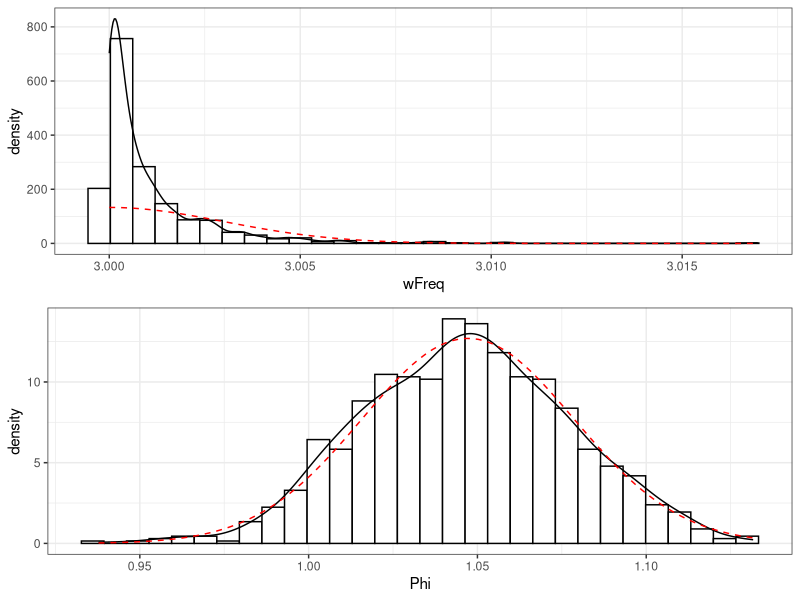
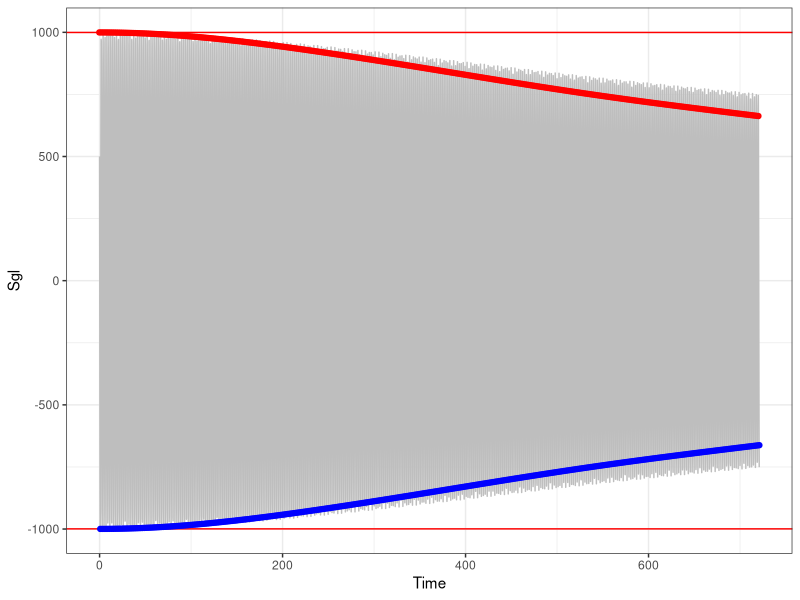
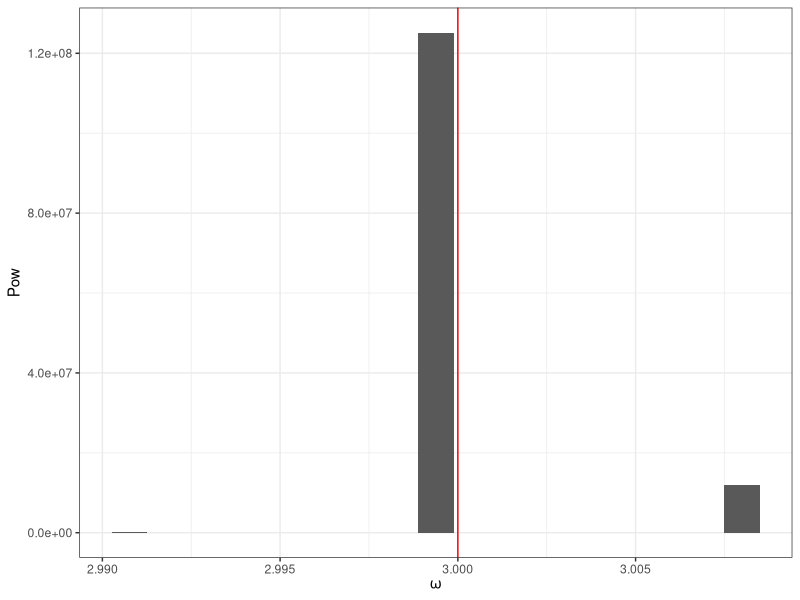

The R source for these figures, in order:
library(dplyr); library(plyr)
library(ggplot2)
library(cowplot)

.hist_plot <- function(x, x0, name){
  require(quantmod)
  hist(x, freq=FALSE, main = paste("Histogram of ", name), xlab=name)
  dx = density(x,adjust = 2)
  xm = dx$x[findPeaks(dx$y)[1]]
  lines(dx)
  lines(density(rnorm(length(x), x0, sd(x)),adjust=2),col="red", lty=2)
  legend("topright",lty=c(1,2),col=c("black","red"), legend = c("density","Gauss"))
  # abline(v=c(xm,x0), lty=c(1,2), col=c("black","red"))
  # legend("top", bty="n",
  #        legend=bquote(frac(x[b]-x[s],x[s])~"="~.(formatC((xm-x0)/x0*100,2,format="e"))~"%")
  # )
}
.gghist_plot <- function(df, name){
  ggplot(df, aes_string(name)) +
    geom_histogram(aes(y=..density..), fill="white", color="black") +
    geom_density() + 
    stat_function(fun=dnorm, 
                  args=list(mean=attr(df[,name],"Synch"), 
                            sd=attr(df[,name],"SD")), 
                  col="red", lty=2) +
    theme_bw()
}
skewedDistFunc <- function(n, mu, sd, skew){
  w = rweibull(np, mu+skew,sd)
  mu-mean(w)+w
}
bimodalDistFunc <- function (n,cpct, mu1, mu2, sig1, sig2) {
  y0 <- rnorm(n,mean=mu1, sd = sig1)
  y1 <- rnorm(n,mean=mu2, sd = sig2)
  
  flag <- rbinom(n,size=1,prob=cpct)
  y <- y0*(1 - flag) + y1*flag 
}

np = 1000 # number of particles in bunch
w0 = 3; f0 = w0/2/pi # frequency of the reference particle
p0 = pi/3 #phase of the reference particle
sdw = w0*1e-3
sdp = p0*3e-2
sddy = 1e-3 #sd of the energy distribution
dis = "phys"

## particle distributions ####
df.p = data.frame(
  wFreq = switch(dis,
    "skew" = skewedDistFunc(np, w0, sdw, -2),
    "bi" = bimodalDistFunc(np,.5,w0-3*sdw,w0+3*sdw,sdw,sdw),
    "phys" = w0 + 1e3*rnorm(np,sd=sddy)^2 # dw = G*dy^2; w = w0+dw; dy ~ Norm(0,sddy)
  ), 
  Phi = rnorm(np, p0, sdp) # bimodalDistFunc(np,0,p0-3*sdp,p0+3*sdp,sdp,sdp)
)
attr(df.p$wFreq, "Synch") <- w0
attr(df.p$wFreq, "SD") <- sdw
attr(df.p$Phi, "Synch") <- p0
attr(df.p$Phi, "SD") <- sdp

.gghist_plot(df.p, "wFreq") -> p1
.gghist_plot(df.p, "Phi") -> p2
plot_grid(p1,p2,nrow=2)

## computing signal ####
Pproj <- function(df, x) colSums(cos(df$wFreq%o%x + df$Phi))

Tstt = 0; Ttot=721; dt = .5/w0 #.5 to satisfy the Nyquist condition
df.s = data.frame(Time=seq(Tstt,Ttot,dt)) %>% mutate(Sgl=Pproj(df.p,Time))

## computing signal peaks ####
Ntot = floor(.5*(w0*Ttot+p0)/pi)
Nstt = floor(.5*(w0*Tstt+p0)/pi)
tnu = (2*pi*Nstt:Ntot-p0)/w0
tnd = tnu+pi/w0

## plotting signal ####
ggplot(df.s, aes(Time, Sgl)) + geom_line(col="gray") + 
  geom_hline(yintercept = c(min(df.s$Sgl), max(df.s$Sgl)), col="red") +
  theme_bw() + 
  geom_point(aes(col=Side), 
             data=data.frame(
               Time=c(tnu,tnd), 
               Sgl=Pproj(df.p,c(tnu,tnd)), 
               Side=rep(c("U","D"),c(length(tnu),length(tnd)))
             ), show.legend = FALSE) +
  scale_color_manual(breaks=c("D","U"), values = c("blue","red"))

## spectral analysis ####
s = ts(df.s$Sgl, start=Tstt, end=Ttot, deltat=dt)
spec.pgram(s,plot = FALSE) -> sps
sps <- data.frame(Freq=sps$freq, Pow=sps$spec) %>% mutate(wFreq=2*pi*Freq)

filter(sps, wFreq>w0-5*sdw, wFreq<w0+5*sdw) %>% ggplot(aes(wFreq, Pow))+
  geom_bar(stat="identity", width=1e-3) + 
  theme_bw() + labs(x=expression(omega)) +
  geom_vline(xintercept = w0, col="red")
